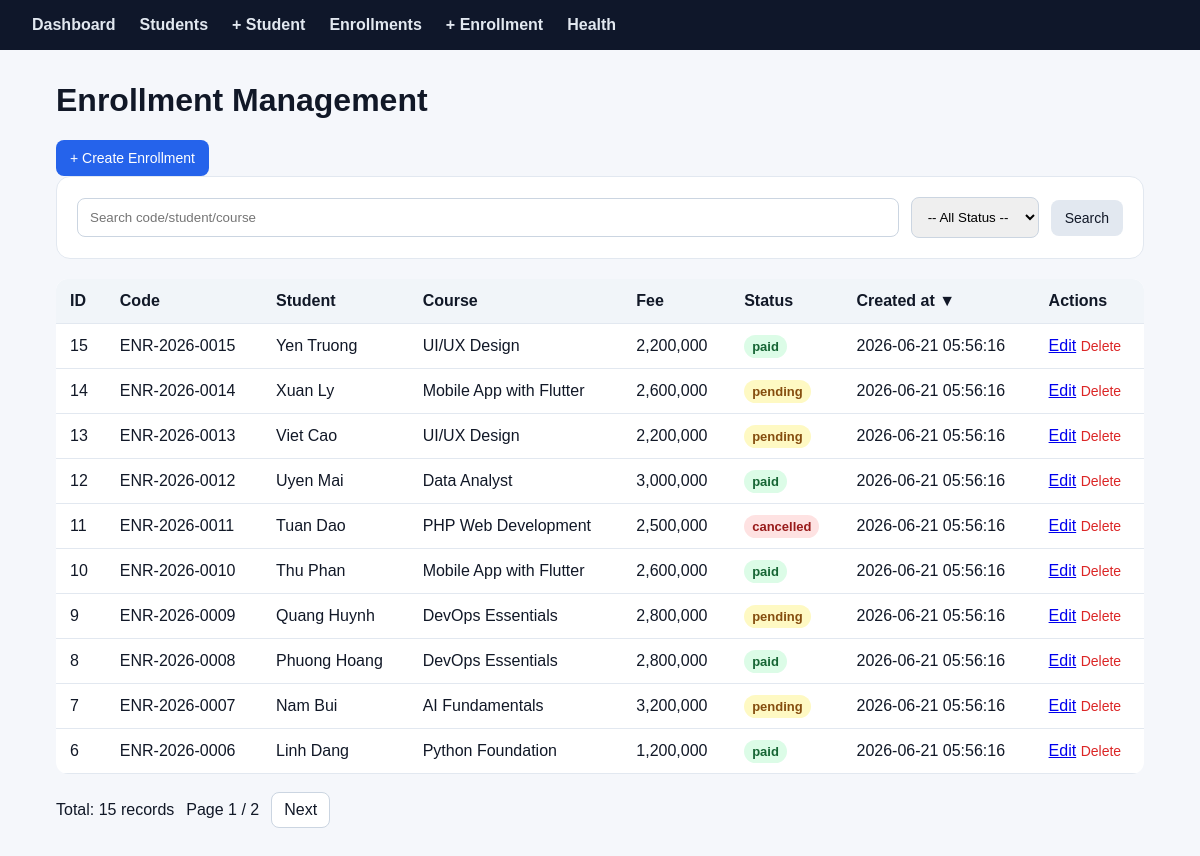
Screenshot of /enrollments with the database file from the repository.
### tables this page shows
CREATE TABLE enrollments (
  id INT AUTO_INCREMENT PRIMARY KEY,
  enrollment_code VARCHAR(50) NOT NULL,
  student_name VARCHAR(100) NOT NULL,
  student_email VARCHAR(150),
  course_name VARCHAR(150) NOT NULL,
  fee_amount DECIMAL(12,2) NOT NULL DEFAULT 0,
  status VARCHAR(30) NOT NULL DEFAULT 'pending',
  created_at DATETIME NOT NULL DEFAULT CURRENT_TIMESTAMP,
  updated_at DATETIME NULL,
  deleted_at DATETIME NULL,
  UNIQUE KEY unique_enrollment_code (enrollment_code),
  INDEX idx_enrollments_created_at (created_at),
  INDEX idx_enrollments_status_created_at (status, created_at),
  INDEX idx_enrollments_student_email (student_email)
);

### app/Core/helpers.php (called while the page is built, shortened)
<?php
function e(?string $value): string
{
    return htmlspecialchars((string) $value, ENT_QUOTES, 'UTF-8');
}
function query_string(array $params = []): string
{
    $current = $_GET;
    foreach ($params as $key => $value) {
        $current[$key] = $value;
    }
    return http_build_query($current);
}
function view(string $path, array $data = []): void
{
    extract($data);
    require __DIR__ . '/../Views/' . $path . '.php';
}

### app/Controllers/EnrollmentController.php (called while the page is built, shortened)
<?php
class EnrollmentController
{
    private function repository(): EnrollmentRepository
    {
        $config = require __DIR__ . '/../../config/database.php';
        $pdo = (new Database($config))->getConnection();
        return new EnrollmentRepository($pdo);
    }
    public function index(): void
    {
        $q             = trim($_GET['q'] ?? '');
        $status_filter = trim($_GET['status_filter'] ?? '');
        $page          = max(1, (int) ($_GET['page'] ?? 1));
        $perPage       = 10;
        $sort          = $_GET['sort'] ?? 'created_at';
        $direction     = $_GET['direction'] ?? 'desc';
        $offset        = ($page - 1) * $perPage;
        $repo       = $this->repository();
        $total      = $repo->countAll($q, $status_filter);
        $totalPages = max(1, (int) ceil($total / $perPage));
        $enrollments = $repo->getPaginated($q, $perPage, $offset, $sort, $direction, $status_filter);
        view('enrollments/index', compact('enrollments', 'q', 'status_filter', 'page', 'perPage', 'total', 'totalPages', 'sort', 'direction'));
    }
}

### public/index.php (called while the page is built, shortened)
<?php
require __DIR__ . '/../app/Core/helpers.php';
require __DIR__ . '/../app/Repositories/EnrollmentRepository.php';
require __DIR__ . '/../app/Controllers/EnrollmentController.php';
$router = new Router();
$router->get('/', [HomeController::class, 'index']);
$router->get('/health', [HealthController::class, 'index']);
$router->get('/students', [StudentController::class, 'index']);
$router->get('/students/create', [StudentController::class, 'create']);
$router->post('/students/store', [StudentController::class, 'store']);
$router->get('/students/edit', [StudentController::class, 'edit']);
$router->post('/students/update', [StudentController::class, 'update']);
$router->post('/students/delete', [StudentController::class, 'delete']);
$router->get('/enrollments', [EnrollmentController::class, 'index']);
$router->get('/enrollments/create', [EnrollmentController::class, 'create']);
$router->post('/enrollments/store', [EnrollmentController::class, 'store']);
$router->get('/enrollments/edit', [EnrollmentController::class, 'edit']);
$router->post('/enrollments/update', [EnrollmentController::class, 'update']);
$router->post('/enrollments/delete', [EnrollmentController::class, 'delete']);
$router->dispatch($_SERVER['REQUEST_METHOD'], $_SERVER['REQUEST_URI']);

### app/Repositories/EnrollmentRepository.php (called while the page is built, shortened)
<?php
class EnrollmentRepository
{
    public function countAll(string $keyword = '', string $statusFilter = ''): int
    {
        $sql = "SELECT COUNT(*) AS total FROM enrollments WHERE deleted_at IS NULL";
        $params = [];
        $stmt = $this->db->prepare($sql);
        $stmt->execute($params);
        return (int) ($stmt->fetch()['total'] ?? 0);
    }
    public function getPaginated(string $keyword, int $limit, int $offset, string $sort, string $direction, string $statusFilter = ''): array
    {
        $allowedSorts = ['id', 'enrollment_code', 'student_name', 'student_email', 'course_name', 'fee_amount', 'status', 'created_at'];
        $allowedDirections = ['asc', 'desc'];
        $sql = "SELECT id, enrollment_code, student_name, student_email, course_name, fee_amount, status, created_at
                FROM enrollments
                WHERE deleted_at IS NULL";
        $params = [];
        $sql .= " ORDER BY {$sort} {$direction} LIMIT :limit OFFSET :offset";
        $stmt = $this->db->prepare($sql);
        $stmt->bindValue(':limit', $limit, PDO::PARAM_INT);
        $stmt->bindValue(':offset', $offset, PDO::PARAM_INT);
        $stmt->execute();
        return $stmt->fetchAll();
    }
}

### app/Views/enrollments/index.php (the view, shortened to what this page needs)
<h1>Enrollment Management</h1>
<a class="btn primary" href="/enrollments/create">+ Create Enrollment</a>
<form method="get" action="/enrollments" class="toolbar">
    <input type="text" name="q" value="<?= e($q) ?>" placeholder="Search code/student/course">
    <select name="status_filter" onchange="this.form.submit()">
        <option value="">-- All Status --</option>
    </select>
    <button type="submit">Search</button>
</form>
<table>
<thead>
<tr>
    <th>ID</th>
    <th><a href="/enrollments?<?= e(query_string(['sort' => 'enrollment_code', 'direction' => ($sort === 'enrollment_code' && $direction === 'asc') ? 'desc' : 'asc', 'page' => 1])) ?>">
        Code <?= $sort === 'enrollment_code' ? ($direction === 'asc' ? '▲' : '▼') : '' ?>
    </a></th>
    <th><a href="/enrollments?<?= e(query_string(['sort' => 'student_name', 'direction' => ($sort === 'student_name' && $direction === 'asc') ? 'desc' : 'asc', 'page' => 1])) ?>">
        Student <?= $sort === 'student_name' ? ($direction === 'asc' ? '▲' : '▼') : '' ?>
    </a></th>
    <th>Course</th>
    <th><a href="/enrollments?<?= e(query_string(['sort' => 'fee_amount', 'direction' => ($sort === 'fee_amount' && $direction === 'asc') ? 'desc' : 'asc', 'page' => 1])) ?>">
        Fee <?= $sort === 'fee_amount' ? ($direction === 'asc' ? '▲' : '▼') : '' ?>
    </a></th>
    <th>Status</th>
    <th><a href="/enrollments?<?= e(query_string(['sort' => 'created_at', 'direction' => ($sort === 'created_at' && $direction === 'asc') ? 'desc' : 'asc', 'page' => 1])) ?>">
        Created at <?= $sort === 'created_at' ? ($direction === 'asc' ? '▲' : '▼') : '' ?>
    </a></th>
    <th>Actions</th>
</tr>
</thead>
<tbody>
<?php foreach ($enrollments as $enrollment): ?>
<tr>
    <td><?= e($enrollment['id']) ?></td>
    <td><?= e($enrollment['enrollment_code']) ?></td>
    <td><?= e($enrollment['student_name']) ?></td>
    <td><?= e($enrollment['course_name']) ?></td>
    <td><?= number_format((float) $enrollment['fee_amount'], 0, '.', ',') ?></td>
    <td><span class="badge badge-<?= e($enrollment['status']) ?>"><?= e($enrollment['status']) ?></span></td>
    <td><?= e($enrollment['created_at']) ?></td>
    <td>
        <a href="/enrollments/edit?id=<?= e($enrollment['id']) ?>">Edit</a>
        <form method="post" action="/enrollments/delete" class="inline" onsubmit="return confirm('Delete this enrollment?')">
            <button type="submit" class="link danger">Delete</button>
        </form>
    </td>
</tr>
<?php endforeach; ?>
</tbody>
</table>
<div class="pagination">
    <span>Total: <?= e($total) ?> records</span>
    <span>Page <?= e($page) ?> / <?= e($totalPages) ?></span>
    <?php if ($page < $totalPages): ?>
        <a href="/enrollments?<?= e(query_string(['page' => $page + 1])) ?>">Next</a>
    <?php endif; ?>
</div>
<?php $content = ob_get_clean(); $title = 'Enrollment Management'; require __DIR__ . '/../layout.php'; ?>

### public/assets/style.css (style rules this page uses)
* { box-sizing: border-box; }
body { margin: 0; font-family: Arial, sans-serif; background: #f5f7fb; color: #111827; }
h1 { margin-top: 0; }
.card, .toolbar { background: white; border: 1px solid #e2e8f0; border-radius: 14px; padding: 20px; margin-bottom: 20px; }
.toolbar { display: flex; gap: 12px; align-items: center; flex-wrap: wrap; }
.toolbar input[type="text"] { flex: 1; min-width: 200px; }
.toolbar select { width: auto; }
input, select, textarea { width: 100%; padding: 11px 12px; border: 1px solid #cbd5e1; border-radius: 8px; font-family: inherit; }
table { width: 100%; border-collapse: collapse; background: white; border-radius: 12px; overflow: hidden; }
th, td { padding: 13px 14px; border-bottom: 1px solid #e2e8f0; text-align: left; }
th { background: #f1f5f9; }
th a { color: #111827; text-decoration: none; }
.btn, button { display: inline-block; padding: 10px 14px; border-radius: 8px; border: 0; text-decoration: none; cursor: pointer; background: #e2e8f0; color: #111827; font-size: 14px; }
.primary { background: #2563eb; color: white; }
.badge { background: #e0f2fe; color: #075985; padding: 4px 8px; border-radius: 999px; font-size: 13px; font-weight: 700; }
.badge-paid, .badge-enrolled { background: #dcfce7; color: #166534; }
.badge-pending, .badge-new, .badge-contacted { background: #fef9c3; color: #854d0e; }
.badge-cancelled, .badge-dropped { background: #fee2e2; color: #991b1b; }
.inline { display: inline; }
.link { background: none; padding: 0; color: #2563eb; }
.danger { color: #dc2626; }
.pagination { margin-top: 18px; display: flex; gap: 12px; align-items: center; flex-wrap: wrap; }
.pagination a { background: white; border: 1px solid #cbd5e1; padding: 8px 12px; border-radius: 8px; text-decoration: none; color: #111827; }

### rows the page displays
enrollments: id "15", enrollment_code "ENR-2026-0015", student_name "Yen Truong", course_name "UI/UX Design", fee_amount "2,200,000", status "paid", created_at "2026-06-21 05:56:16"
enrollments: id "14", enrollment_code "ENR-2026-0014", student_name "Xuan Ly", course_name "Mobile App with Flutter", fee_amount "2,600,000", status "pending", created_at "2026-06-21 05:56:16"
enrollments: id "13", enrollment_code "ENR-2026-0013", student_name "Viet Cao", course_name "UI/UX Design", fee_amount "2,200,000", status "pending", created_at "2026-06-21 05:56:16"
enrollments: id "12", enrollment_code "ENR-2026-0012", student_name "Uyen Mai", course_name "Data Analyst", fee_amount "3,000,000", status "paid", created_at "2026-06-21 05:56:16"
enrollments: id "11", enrollment_code "ENR-2026-0011", student_name "Tuan Dao", course_name "PHP Web Development", fee_amount "2,500,000", status "cancelled", created_at "2026-06-21 05:56:16"
enrollments: id "10", enrollment_code "ENR-2026-0010", student_name "Thu Phan", course_name "Mobile App with Flutter", fee_amount "2,600,000", status "paid", created_at "2026-06-21 05:56:16"
enrollments: id "9", enrollment_code "ENR-2026-0009", student_name "Quang Huynh", course_name "DevOps Essentials", fee_amount "2,800,000", status "pending", created_at "2026-06-21 05:56:16"
enrollments: id "8", enrollment_code "ENR-2026-0008", student_name "Phuong Hoang", course_name "DevOps Essentials", fee_amount "2,800,000", status "paid", created_at "2026-06-21 05:56:16"
enrollments: id "7", enrollment_code "ENR-2026-0007", student_name "Nam Bui", course_name "AI Fundamentals", fee_amount "3,200,000", status "pending", created_at "2026-06-21 05:56:16"
enrollments: id "6", enrollment_code "ENR-2026-0006", student_name "Linh Dang", course_name "Python Foundation", fee_amount "1,200,000", status "paid", created_at "2026-06-21 05:56:16"

### other values shown
$total "15"
$page "1"
$totalPages "2"
